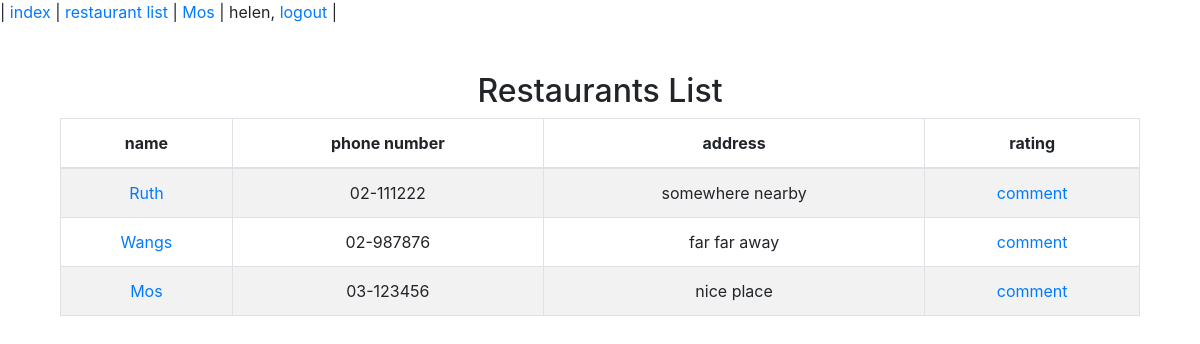
Page /restaurants/list/ (signed in) on the committed database.
### restaurants/models.py (models this page shows, shortened)
class Restaurant(models.Model):
    name = models.CharField(max_length=20)
    phone_number = models.CharField(max_length=15)
    address = models.CharField(max_length=50, blank=True)

### restaurants/views.py (the view)
class RestaurantsView(ListView):
    model = Restaurant
    template_name = 'restaurants_list.html'
    context_object_name = 'restaurants'

### restaurants/templates/restaurants_list.html (shortened to what this page needs)
{% extends 'base.html' %}
{% block head %}
<link rel="stylesheet" href="https://maxcdn.bootstrapcdn.com/bootstrap/4.0.0-alpha.6/css/bootstrap.min.css">
{% endblock %}
{% block content %}
	<div class="container">
	<div class="menus">
	<div>
	<h2> Restaurants List </h2>
		<table class="table table-bordered table-striped " align="center">
			<thead>
			<tr>
			<th>name</td>
			<th>phone number</th>
			<th>address</th>
			<th>rating</th>
			</tr>
			</thead>
			<tbody>
	{% for r in restaurants %}
			<tr>
			<td><a href="/restaurants/menu/{{r.id}}/">{{r.name}}</a></td>
			<td>{{r.phone_number}}</td>
			<td>{{r.address}}</td>
			<td><a href="/restaurants/comment/{{r.id}}/">comment</a></td>
			</tr>
	{% endfor %}
			</tbody>
		</table>
	</div>
	</div></div>
{% endblock %}

### templates/base.html (shortened to what this page needs)
<!DOCTYPE html>
<html lang="en">
<head>
	{% block head %}{% endblock %}
</head>
<body>
<nav>
	| <a href="/index/">index</a> |
	  <a href="/restaurants/list/">restaurant list</a> |
	  <a href="/restaurants/mos_menu/">Mos</a> |
	{% if request.user.is_authenticated %}
		{{ request.user }}, <a href="/accounts/logout/">logout</a> |
	{% else %}
		<a href="/accounts/login/">login</a> |
		<a href="/accounts/register/">register</a> |
	{% endif %}
</nav>
{% block content %} {% endblock %}
</body>
</html>

### restaurants/templates/restaurants_list.html (style rules this page uses)
th { text-align: center; }
div.menus { text-align: center; padding: 40px 15px; }

### rows in the picture
Restaurant: name "Ruth", phone_number "02-111222", address "somewhere nearby"
Restaurant: name "Wangs", phone_number "02-987876", address "far far away"
Restaurant: name "Mos", phone_number "03-123456", address "nice place"

### other values in the picture
{{ request.user }} "helen"
